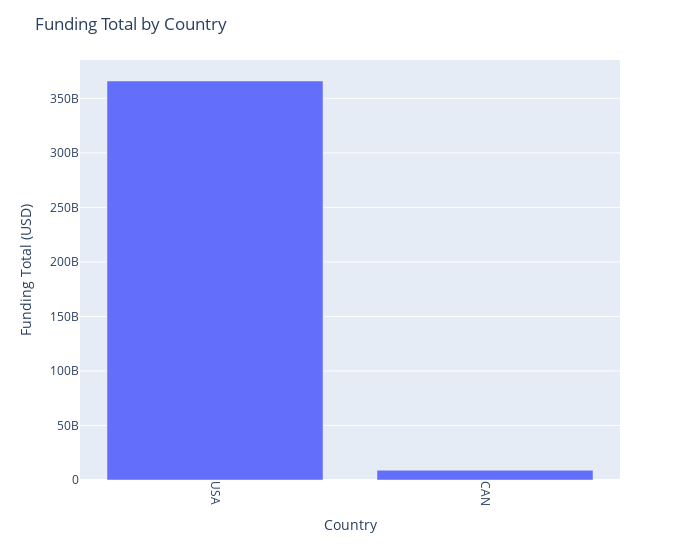

This figure's notebook cell:
### Markdown cell above
### 1. What are the funding totals by country?

### Code cell
# Calculate funding total by country
funding_by_country = data.groupby('country_code')['funding_total_usd'].sum().sort_values(ascending=False)

# Create a bar plot using Plotly
fig = px.bar(x=funding_by_country.index, y=funding_by_country.values)

# Set the plot title and axis labels
fig.update_layout(title='Funding Total by Country', xaxis_title='Country', yaxis_title='Funding Total (USD)')

# Rotate x-axis labels for better readability
fig.update_xaxes(tickangle=90)

# Adjust the width of the figure
fig.update_layout(width=700)

# Display the plot
fig.show()

### Figure 1 — Plotly figure (JSON) as saved in the notebook; plotly's stock layout.template omitted (floating-point values rounded to 4 significant figures)
{"data": [{"alignmentgroup": "True", "hovertemplate": "x=%{x}<br>y=%{y}<extra></extra>", "legendgroup": "", "marker": {"color": "#636efa", "pattern": {"shape": ""}}, "name": "", "offsetgroup": "", "orientation": "v", "showlegend": false, "textposition": "auto", "type": "bar", "x": ["USA", "CAN"], "xaxis": "x", "y": [365889228683, 8921489107], "yaxis": "y"}], "layout": {"barmode": "relative", "legend": {"tracegroupgap": 0}, "margin": {"t": 60}, "title": {"text": "Funding Total by Country"}, "width": 700, "xaxis": {"anchor": "y", "domain": [0, 1], "tickangle": 90, "title": {"text": "Country"}}, "yaxis": {"anchor": "x", "domain": [0, 1], "title": {"text": "Funding Total (USD)"}}}}
